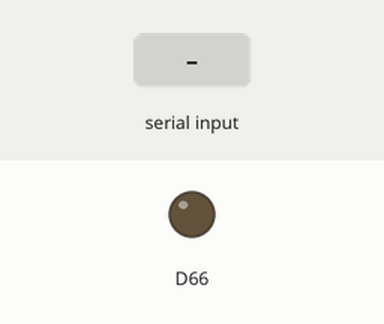
Simulated run of this sketch. Board: Arduino Due. On the bench: output pins drawn as LEDs (lit = HIGH). The inputs (shaded band) are chosen by the test bench.

Above: at 1.2 s.
1.3 s: byte 30 received over Serial
At 2.5 s:
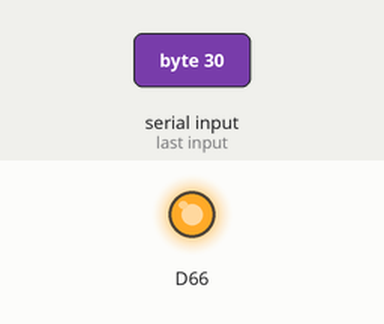
2.8 s: byte 90 received over Serial
At 3.6 s:
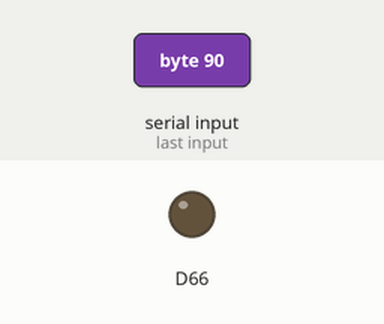
Timing chart, 0 to 5.8 s (numbered marks = the images above; inputs shaded):
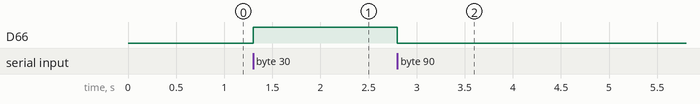

Measured:
- after the input at 1.3 s, D66: LOW → HIGH at once
- after the input at 2.8 s, D66: HIGH → LOW at once

The sketch:

SYNC_PULSE.ino
```cpp
//This Sends a sync-pulse to the imaging stream to unify the behavioral data & imaging data

//Voff = 0.56V
//Vref = 2.2V
// 0<=Xin<=4095
//Vout = Vref*(Xin/[(2^N)-1])+Voffset
//N = 2^12 given 12bit
int state = 0;
int unityCMD;

void setup() {
Serial.begin(57600);
analogWriteResolution(12);
}

void loop() {
  //Check for Unity command
  if(Serial.available()>0) {
    unityCMD = Serial.read();

    //If command change the voltage output
    if(state == 4095) {
      analogWrite(DAC0,0); //DOWN STATE
      state = 0;
    }
    else
    {
      analogWrite(DAC0,4095); // UP STATE
      state = 4095;
    }
  }
}
```
